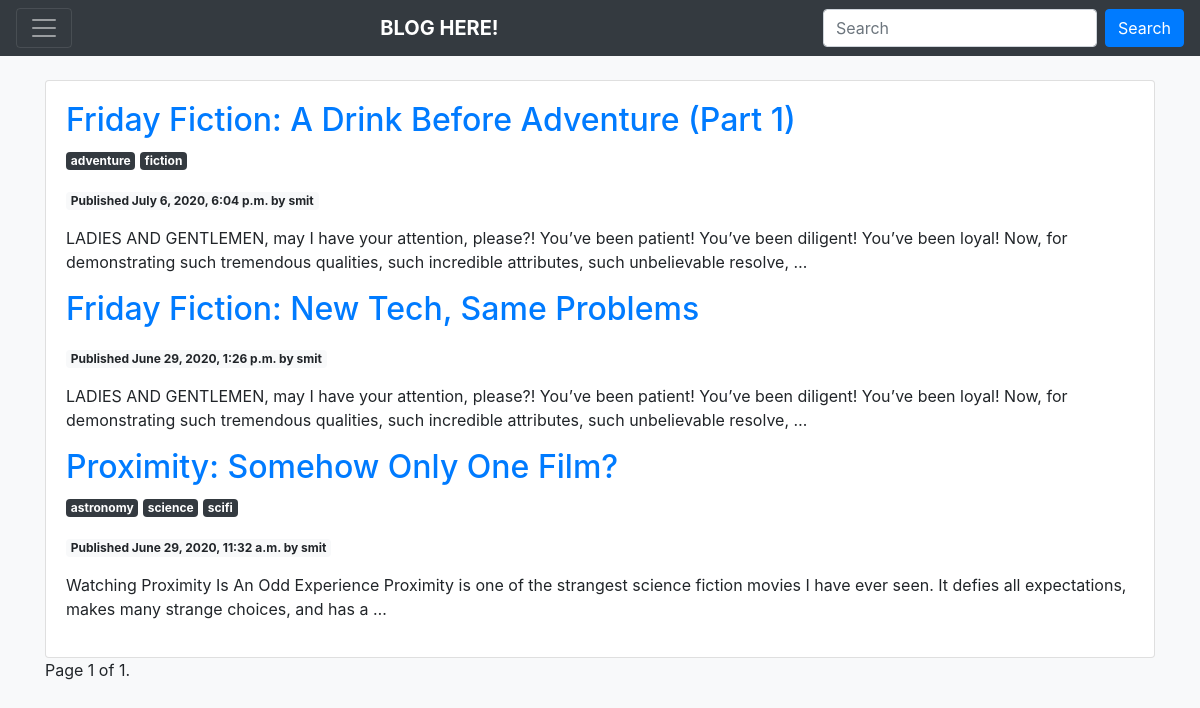
Screenshot of /blog/ with the database file from the repository.
### blog/models.py (models this page shows, shortened)
class post(models.Model):
    STATUS_CHOICES = (
        ('draft','Draft'),
        ('published','Published'),
    )
    title = models.CharField(max_length=250)
    slug = models.SlugField(max_length = 250,unique_for_date = 'publish')
    author = models.ForeignKey(User, related_name='blog_posts', on_delete=models.CASCADE)
    body = models.TextField()
    publish = models.DateTimeField(default = timezone.now)
    created  = models.TimeField(auto_now_add=True)
    updated = models.DateField(auto_now=True)
    status = models.CharField(max_length=10,choices=STATUS_CHOICES,default = 'draft')
    tags = TaggableManager()
    class Meta:
        ordering = ('-publish',)
    def get_absolute_url(self):
        return reverse("blog:post_detail", kwargs={"pk":self.pk})

### blog/views.py (the view)
# urls.py: path('',postList.as_view(),name='post_list'),
class postList(ListView):
    context_object_name = 'posts'
    paginate_by  = 4
    template_name='blog/post/list.html'
    def get_queryset(self):
        posts = post.objects.filter(status='published')
        if 'tag_slug' in self.kwargs :
            tag_slug = self.kwargs['tag_slug']
            tag = None
            if tag_slug:
                tag = get_object_or_404(Tag, slug=tag_slug)
                posts = posts.filter(tags__in=[tag])
        return posts
    def get_context_data(self, **kwargs):
        context = super().get_context_data(**kwargs)
        tag = Tag.objects.all()
        context['page']="page",
        context['tag']=tag
        return context

### templates/blog/post/list.html (shortened to what this page needs)
{% extends "base.html" %}
{% block content %}
<div class="card">
    <div class="card-body h-100">
    {% for post in posts %}
        <h2>
            <a href="{{ post.get_absolute_url }}">
            {{ post.title }}
            </a>
        </h2>
        <p>
            {% for tag in post.tags.all %}
            <a class="badge badge-dark" href="{% url 'blog:post_list_tag' tag.slug %}">
            {{ tag.name }}
            </a>
            {% endfor %}
        </p>
        <p class="badge badge-light">
            Published {{ post.publish }} by {{ post.author }}
        </p>
        {{ post.body|truncatewords:30|linebreaks }}
    {% endfor %}
    </div>
</div>
{% include "pagination.html" with page=posts %}
{% endblock %}

### templates/base.html (shortened to what this page needs)
{% load static %}
<!DOCTYPE html>
<html>
<head>
 <link rel="stylesheet" href="https://stackpath.bootstrapcdn.com/bootstrap/4.5.0/css/bootstrap.min.css">
</head>
<body class="bg-light">
<div class="sticky-top">
    <nav class="navbar sticky-top navbar-dark bg-dark">
        <button class="navbar-toggler" type="button" data-toggle="collapse" data-target="#navbarToggleExternalContent" aria-controls="navbarToggleExternalContent" aria-expanded="false" aria-label="Toggle navigation">
            <span class="navbar-toggler-icon"></span>
        </button>
        <a class="navbar-brand font-weight-bold" href="{% url 'blog:post_list' %}" >BLOG HERE!</a>
        <form class="form-inline">
            <input class="form-control mr-sm-2" type="search" placeholder="Search" aria-label="Search">
            <button class="btn btn-primary my-2 my-sm-0" type="submit">Search</button>
        </form>
    </nav>
</div>
<br>
<div class="">
    <div class="container">
                {% block content %}
                {% endblock %}
    </div>
</div>
</body>
</html>

### templates/pagination.html (shortened to what this page needs)
<div class="pagination">
    <span class="step-links">
    <span class="current">
    Page {{ page_obj.number }} of {{ page_obj.paginator.num_pages }}.
    </span>
    </span>
</div>

### rows the page displays
post: title "Friday Fiction: A Drink Before Adventure (Part 1)", publish "July 6, 2020, 6:04 p.m.", author "smit", body "LADIES AND GENTLEMEN, may I have your attention, please?! You’ve been patient! You’ve been diligent! You’ve been loyal! Now, for demonstrating such tremendous qualities, such incredible attributes, such unbelievable resolve, …"
Tag: name "adventure"
Tag: name "fiction"
post: title "Friday Fiction: New Tech, Same Problems", publish "June 29, 2020, 1:26 p.m.", author "smit", body "LADIES AND GENTLEMEN, may I have your attention, please?! You’ve been patient! You’ve been diligent! You’ve been loyal! Now, for demonstrating such tremendous qualities, such incredible attributes, such unbelievable resolve, …"
post: title "Proximity: Somehow Only One Film?", publish "June 29, 2020, 11:32 a.m.", author "smit", body "Watching Proximity Is An Odd Experience Proximity is one of the strangest science fiction movies I have ever seen. It defies all expectations, makes many strange choices, and has a …"
Tag: name "astronomy"
Tag: name "science"
Tag: name "scifi"

### other values shown
{{ page_obj.number }} "1"
{{ page_obj.paginator.num_pages }} "1"
